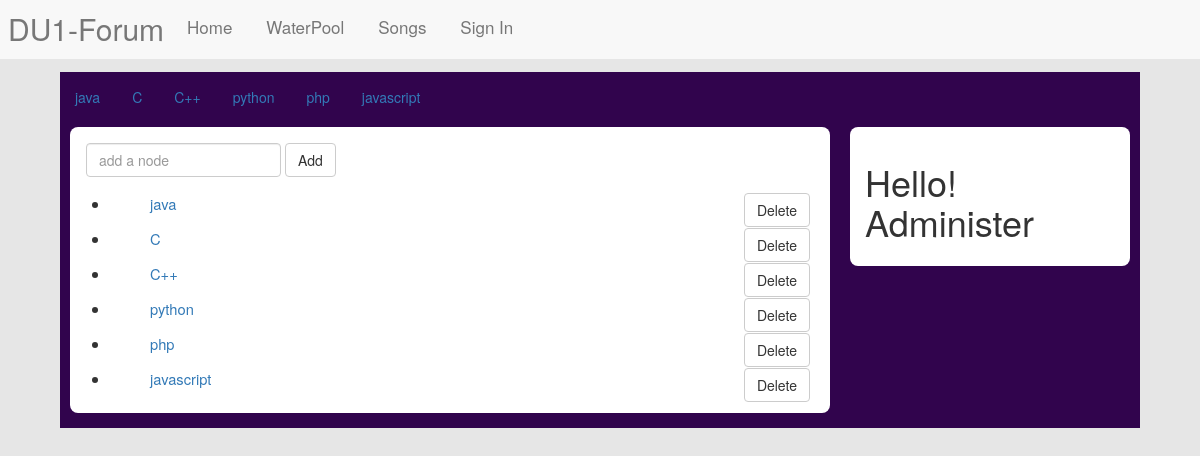
The app's page /backend/ (signed in) with its own data.
### models/node.py (models this page shows, shortened)
class NodeCls(db.Model, ModelMixin):
    __tablename__ = 'nodes'
    id = db.Column(db.Integer, primary_key=True)
    node_name = db.Column(db.String(64), unique=True)
    topics = db.relationship('TopicCls', backref='node_ref', lazy='dynamic')

### routes/backend.py (the view)
@main.route('/')
def index():
    ns = NodeCls.query.all()
    u = cur_user()
    token = str(uuid.uuid4())
    csrftoken_map[token] = u.id
    return render_template('user/backend.html', node_list=ns, csrftoken=token)

### models/user.py (called while the page is built)
    def is_admin(self):
        return self.id == 1

### routes/__init__.py (called while the page is built)
def cur_user():
    uid = session.get('user_id')
    if uid is not None:
        u = UserCls.query.get(uid)
        return u
    else:
        return uid

### routes/backend.py (called while the page is built)
def admin_required():
    u = cur_user()
    if not u or not u.is_admin():
        abort(403)

### templates/user/backend.html (shortened to what this page needs)
{% extends "mybase.html" %}
{% import '_macro.html' as macro %}
{% block styles%}
{{ super() }}
<link href="{{url_for('static', filename='css/backend.css')}}" rel="stylesheet">
{% endblock styles %}
{% block nodes %}
<div class="nodes">
    <ul class="nav nav-pills">
        {% for n in node_list %}
        <li><a href="{{url_for('node_blue.show', id=n.id)}}">{{n.node_name}}</a></li>
        {% endfor %}
    </ul>
</div>
{% endblock nodes %}
{% block content -%}
<div class="content bbs-box majorbar">
    <div class="form-node-add">
        <form action="{{url_for('backend_blue.new')}}" method="post" class="form-inline" role="form">
            <div class="form-group">
                <input name="node_name" class="form-control" placeholder="add a node">
            </div>
            <button type="submit" class="btn btn-default">Add</button>
        </form>
    </div>
    <ul class="topics">
        {% for n in node_list %}
        <li class="topic">
            <div class="node-item-container">
                <div class="node-list-cell">
                    <div class="node-delete-btn">
                        <form action="{{ url_for('backend_blue.remove', id=n.id) }}" method="post">
                            <button class="btn btn-default" type="submit">Delete</button>
                        </form>
                    </div>
                    <div class="topic-cell-title"><a href="{{url_for('node_blue.show', id=n.id)}}">{{n.node_name}}</a></div>
                </div>
            </div>
        </li>
        {% endfor %}
    </ul>
</div>
{%- endblock content %}
{%- block sidebar %}
<div class="sidebar bbs-box"><h1>Hello! Administer</h1></div>
{%- endblock sidebar %}

### static/css/bbs.css (style rules this page uses)
body { margin: 0; background: #e6e6e6; padding-top: 52px; }
.majorbar { margin: 10px 310px 10px 10px; background: white; font-size: 105%; }
.sidebar { width: 280px; font-size: 105%; float: right; margin: 10px 10px 10px 10px; padding:15px; }
.bbs-box { border-radius: 8px; background: white; overflow: hidden; }

### static/css/backend.css (style rules this page uses)
.form-node-add { padding: 16px; }
.node-item-container { min-height: 35px; }
.node-list-cell { margin-left: 40px; }
.node-delete-btn { margin-right: 20px; float: right; }

### records on screen
NodeCls: node_name "java"
NodeCls: node_name "C"
NodeCls: node_name "C++"
NodeCls: node_name "python"
NodeCls: node_name "php"
NodeCls: node_name "javascript"
